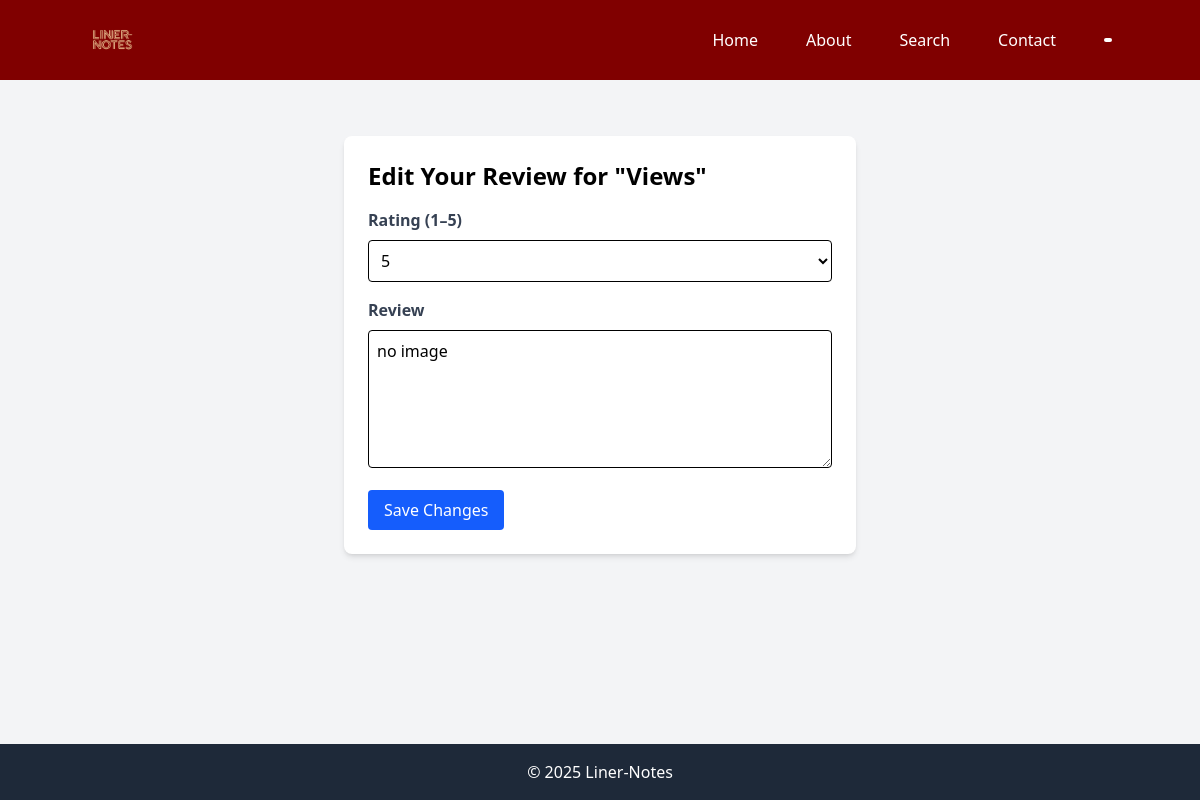
/review/42/edit/ (signed in), run on the app's committed database.
### app1/models.py (models this page shows, shortened)
class Review(models.Model):
    user = models.ForeignKey(User, on_delete=models.CASCADE)
    album_title = models.CharField(max_length=255)
    album_artist = models.CharField(max_length=255)
    thumb_url = models.URLField(max_length=500, blank=True)
    rating = models.IntegerField(choices=[(i, i) for i in range(1, 6)])
    review_text = models.TextField()
    submitted_at = models.DateTimeField(auto_now_add=True)

### app1/views.py (the view)
# urls.py: path('review/<int:review_id>/edit/', views.edit_review, name='edit_review'),
@login_required
def edit_review(request, review_id):
    review = get_object_or_404(Review, id=review_id, user
    =request.user)
    choices = [5, 4, 3, 2, 1]
    if request.method == 'POST':
        review.rating = int(request.POST.get('rating'))
        review.review_text = request.POST.get('review_text')
        review.save()
        return redirect('account')
    return render(request, 'edit_review.html', {'review': review, 'rating_choices': choices,})

### app1/templates/edit_review.html (shortened to what this page needs)
{% extends 'base.html' %}
{% block content %}
<div class="max-w-lg mx-auto mt-10 bg-white p-6 rounded-lg shadow-md">
    <h1 class="text-2xl font-bold mb-4">Edit Your Review for "{{ review.album_title }}"</h1>
    <form method="POST">
        <label class="block mb-2 font-semibold text-gray-700">Rating (1–5)</label>
        <select name="rating" required class="w-full mb-4 border rounded p-2">
            {% for i in rating_choices %}
                <option value="{{ i }}" {% if review.rating == i %}selected{% endif %}>{{ i }}</option>
            {% endfor %}
        </select>
        <label class="block mb-2 font-semibold text-gray-700">Review</label>
        <textarea name="review_text" rows="5" class="w-full border rounded p-2" required>{{ review.review_text }}</textarea>
        <button type="submit" class="mt-4 bg-blue-600 text-white px-4 py-2 rounded hover:bg-blue-700">
            Save Changes
        </button>
    </form>
</div>
{% endblock %}

### data on the page
Review: album_title "Views", rating "5", review_text "no image"
